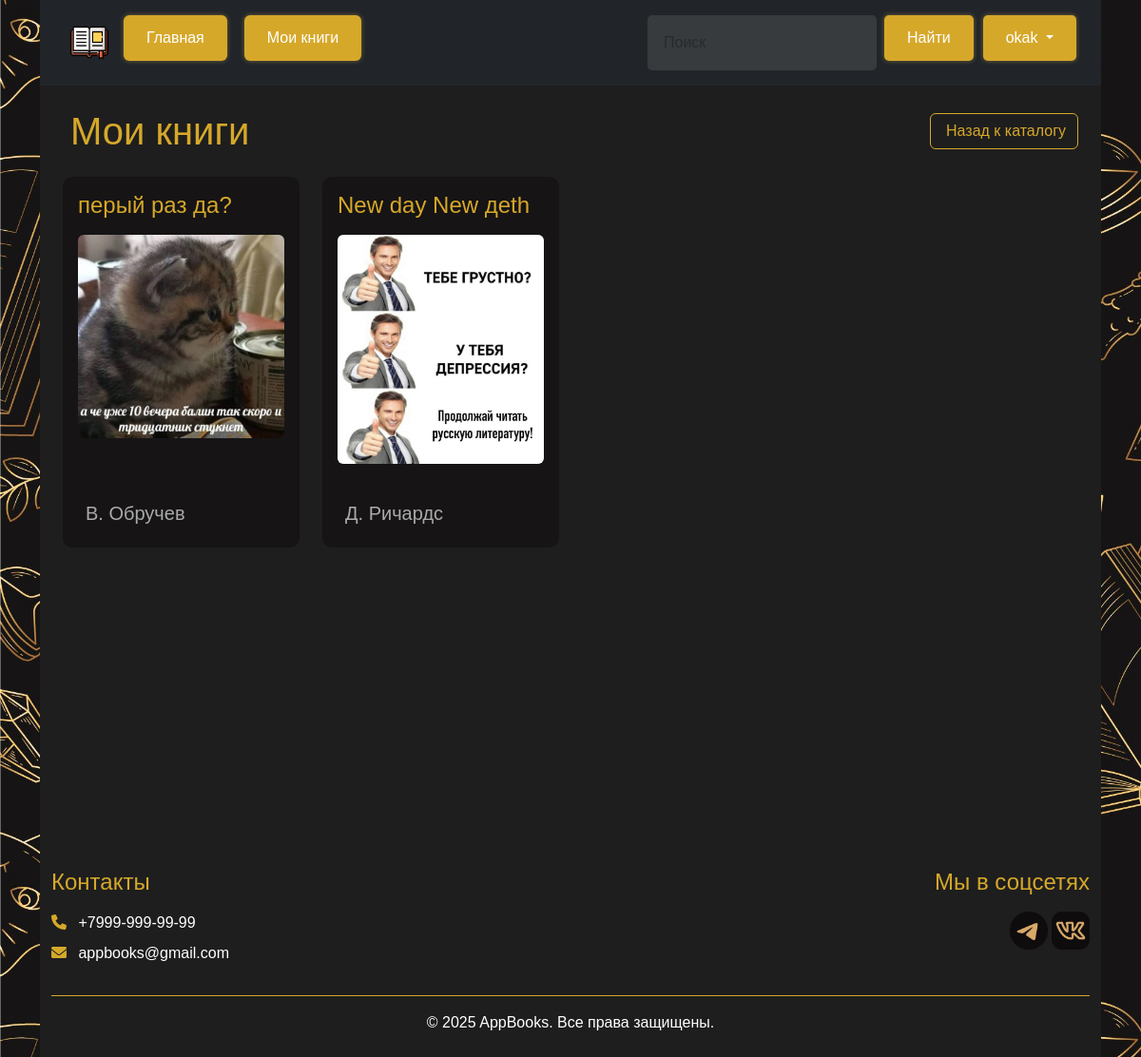
Page /Bookmarks (signed in) on the committed database.
### models.py (models this page shows, shortened)
class Authorization(db.Model):
    id = db.Column(db.Integer, primary_key = True)
    Name = db.Column(db.String(100), nullable = False)
    Password = db.Column(db.String(100), nullable = False)
    Rank = db.Column(db.String(100), nullable = False)
    email = db.Column(db.String(100), nullable=False, unique=True)  # Добавляем email
    email_confirmed = db.Column(db.Boolean, default=False)  # Подтвержден ли email
    email_confirmation_token = db.Column(db.String(100))  # Токен для подтверждения
    token_expiration = db.Column(db.DateTime)  # Срок действия токена
    pass

class Bookmark(db.Model):
    id = db.Column(db.Integer, primary_key=True)
    user_id = db.Column(db.Integer, db.ForeignKey('authorization.id'), nullable=False)
    book_id = db.Column(db.Integer, db.ForeignKey('books.id'), nullable=False)
    user = db.relationship('Authorization', backref='bookmarks')
    book = db.relationship('Books', backref='bookmarks')
    pass

class Books(db.Model):
    id = db.Column(db.Integer, primary_key = True)
    Title = db.Column(db.String(100), nullable = False)
    Cover = db.Column(db.String(100), nullable = False)
    Author = db.Column(db.String(100), nullable = False)
    About = db.Column(db.Text, nullable = False)
    File_path = db.Column(db.String(100), nullable = False)
    Cost = db.Column(db.Float, nullable = False)
    @property
    def cover_url(self):
        clean_path = self.Cover.replace('\\', '/')
        return url_for('static', filename=f'uploads/{clean_path}')

### BooksApp.py (the view)
@app.route('/Bookmarks')
@login_required
def Bookmarks():
    username = session.get('username')
    user = Authorization.query.filter_by(Name=session['username']).first()
    bookmarks = Bookmark.query.filter_by(user_id=user.id).options(    db.joinedload(Bookmark.book)    ).all()
    return render_template('Bookmarks.html', bookmarks=bookmarks,  username=username, admin=adm())

### BooksApp.py (called while the page is built)
def login_required(f):
    @wraps(f)
    def decorated(*args, **kwargs):
        if 'username' not in session:
            flash('Требуется авторизация', 'error')
            return redirect(url_for('Log_in'))
        return f(*args, **kwargs)
    return decorated

def adm():
    username=session.get('username')
    if 'username' not in session:
        return False
    user = Authorization.query.filter_by(Name=username).first()
    if user.Rank == 'Admin':
       return True
    return False

### templates/Bookmarks.html (shortened to what this page needs)
{% extends 'base.html' %}
{% block body %}
<div class="container-fluid bg-dark text-light p-4 min-vh-100">
    <div class="d-flex flex-column flex-md-row justify-content-between align-items-start align-items-md-center mb-4">
        <h1 class="text-gold mb-3 mb-md-0">
            Мои книги
        </h1>
        <div>
            <a href="/Main" class="btn btn-outline-gold">
                Назад к каталогу
            </a>
        </div>
    </div>
    <div class="row g-4">
        {% if bookmarks|length > 0 %}
            {% for bookmark in bookmarks %}
            <div class="col-md-6 col-lg-4 col-xl-3">
                <div class="card h-100 border-gold bg-darker">
                    <div class="card-body d-flex flex-column">
                        <a href="{{ url_for('book_detail', id=bookmark.book.id) }}" class="text-decoration-none">
                            <h4 class="text-gold mb-3 text-truncate">{{ bookmark.book.Title }}</h4>
                        </a>
                        <div class="text-center mb-3 flex-grow-1">
                            <img class="cover__img img-fluid rounded"
                                 src="{{bookmark.book.cover_url}}"
                                 alt="{{ bookmark.book.Title }}">
                        </div>
                        <div class="mt-auto">
                            <h5 class="text-muted">
                                {{ bookmark.book.Author }}
                            </h5>
                        </div>
                    </div>
                </div>
            </div>
            {% endfor %}
        {% endif %}
    </div>
</div>
{% endblock %}

### templates/base.html (shortened to what this page needs)
<!DOCTYPE html>
<html lang="en">
<head>
    <link href="https://cdn.jsdelivr.net/npm/bootstrap@5.3.5/dist/css/bootstrap.min.css" rel="stylesheet">
    <link rel="stylesheet" href="{{url_for('static', filename='css/main.css')}}">
    <link rel="stylesheet" href="https://cdnjs.cloudflare.com/ajax/libs/font-awesome/6.0.0/css/all.min.css">
</head>
<body>
   <div class="content-wrapper">
        <div class="container">
        <header class="p-3 text-bg-dark">
            <div class="d-flex flex-wrap align-items-center justify-content-between">
                <a href="/" class="d-flex align-items-center mb-2 mb-lg-0 text-white text-decoration-none">
                    <img class="header__img" src="{{ url_for('static', filename='image/LogoD.png') }}" alt="Logo">
                </a>
                <ul class="nav nav-pills header-nav me-lg-auto">
                    <li class="nav-item me-2"><a href="{{ url_for('Main') }}" class="nav-link link-custom">Главная</a></li>
                    {% if 'username' in session %}
                        {% if admin %}
                            <li class="nav-item"><a href="{{url_for('AddBooks')}}" class="nav-link link-custom">Добавить книгу</a></li>
                        {% else %}
                            <li class="nav-item"><a href="{{url_for('Bookmarks')}}" class="nav-link link-custom">Мои книги</a></li>
                        {% endif %}
                    {% endif %}
                </ul>
                <form class="d-flex header-search" action="{{ url_for('search_books') }}" method="get">
                    <input type="search" name="title" class="form-control form-control-dark me-2" placeholder="Поиск" required>
                    <button type="submit" class="button-custom">Найти</button>
                </form>
                <div class="header-auth">
                    {% if 'username' not in session %}
                        <a href="{{url_for('Log_in')}}" class="button-custom">Войти</a>
                        <a href="{{url_for('Registration')}}" class="button-custom">Регистрация</a>
                    {% else %}
                        <div class="dropdown" style="display: inline-block;">
                            <button class="button-custom dropdown-toggle"
                                    type="button"
                                    data-bs-toggle="dropdown"
                                    aria-expanded="false">
                                {{username}}
                            </button>
                        </div>
                    {% endif %}
                </div>
            </div>
        </header>
        {% block body %}{% endblock %}
        </div>
    </div>
  <div class="container">
    <footer class="bg-dark text-white py-4">
        <div class="container">
            <div class="row">
                 <div class="col-md-6 mb-4 mb-md-0">
                    <h4 class="mb-3" style="color: #d6a82a;">Контакты</h4>
                    <ul class="list-unstyled">
                        <li class="mb-2">
                            <i class="fas fa-phone me-2" style="color: #d6a82a;"></i>
                            +7999-999-99-99
                        </li>
                        <li class="mb-2">
                            <i class="fas fa-envelope me-2" style="color: #d6a82a;"></i>
                            appbooks@gmail.com
                        </li>
                    </ul>
                </div>
                <div class="col-md-6 text-md-end">
                    <h4 class="mb-3" style="color: var(--primary-color);">Мы в соцсетях</h4>
                        <a>
                            <img src="{{ url_for('static', filename='image/telegram_theme.png') }}" alt="Telegram" style="height: 40px;">
                        </a>
                        <a href="/">
                            <img src="{{ url_for('static', filename='image/vk_theme.png') }}" alt="VK" style="height: 40px;">
                        </a>
                </div>
            </div>
            <div class="text-center pt-3 mt-3" style="border-top: 1px solid var(--primary-color);">
                <p class="mb-0">© 2025 AppBooks. Все права защищены.</p>
            </div>
        </div>
    </footer>
</body>
</html>

### static/css/main.css (style rules this page uses)
:root { --primary-color: #d6a82a; --primary-hover: #e6b824; --text-color: white; --shadow: 0 0 5px rgba(195, 167, 77, 0.5); --shadow-hover: 0 0 15px rgba(195, 167, 77, 0.8); --success-color: #0f9b22; --success-hover: #2ad641; --error-color: #ffca2c; --error-bg: rgba(255, 202, 44, 0.1); --dark-bg: #1e1e1e; --darker-bg: #161415; --gold-gradient: linear-gradient(135deg, var(--primary-color) 0%, var(--primary-hover) 100%); }
body { margin: 0; padding: 0; min-height: 100vh; font-family: 'Arial', sans-serif; display: flex; flex-direction: column; background: url(/static/image/background.jpg) center/cover no-repeat fixed, rgb(255, 255, 255); }
.header__img { height: 48px; transition: transform 0.3s ease; }
.card { border: none; border-radius: 10px; overflow: hidden; background-color: var(--dark-bg); color: var(--text-color); transition: all 0.3s ease; margin-bottom: 1.5rem; }
.text-gold { color: var(--primary-color); }
.border-gold { border-color: var(--primary-color) !important; }
.bg-dark { background-color: var(--dark-bg) !important; }
.bg-darker { background-color: var(--darker-bg) !important; }
.text-muted { color: #aaa !important; }
.button-custom, .link-custom, .btn-gold, .btn-primary { display: inline-flex; align-items: center; justify-content: center; gap: 0.5rem; padding: 0.75rem 1.5rem; border-radius: 5px; font-size: 1rem; font-weight: 500; cursor: pointer; transition: all 0.3s ease; text-decoration: none; border: none; background-color: var(--primary-color); color: var(--text-color); box-shadow: var(--shadow); }
.btn-outline-gold { background-color: transparent; border: 1px solid var(--primary-color); color: var(--primary-color); }
.form-control { width: 100%; padding: 0.75rem 1rem; border-radius: 5px; transition: all 0.3s ease; background-color: rgba(255, 255, 255, 0.1); border: 1px solid rgba(255, 255, 255, 0.2); color: var(--text-color); }
.cover__img, .cover-img-lg { width: auto; max-width: 100%; border-radius: 5px; transition: transform 0.3s ease; object-fit: contain; }
.cover__img { max-height: 250px; }

### templates/base.html (style rules this page uses)
:root { --primary-color: #d6a82a; --primary-hover: #e6b824; --text-color: white; --shadow: 0 0 5px rgba(195, 167, 77, 0.5); --shadow-hover: 0 0 15px rgba(195, 167, 77, 0.8); }
html, body { height: 100%; margin: 0; }
body { display: flex; flex-direction: column; min-height: 100vh; font-family: 'Arial', sans-serif; }
.content-wrapper { flex: 1; }
footer { flex-shrink: 0; width: 100%; }
body { font-family: 'Arial', sans-serif; }
.header__img { height: 40px; width: auto; }
.button-custom, .link-custom, .dropdown-toggle { background-color: var(--primary-color); color: var(--text-color); padding: 12px 24px; text-align: center; text-decoration: none; border-radius: 5px; font-size: 16px; cursor: pointer; transition: all 0.3s ease; box-shadow: var(--shadow); border: none; display: inline-block; margin: 0 10px 10px 0; }
.form-control-dark { background-color: rgba(255, 255, 255, 0.1); border-color: rgba(255, 255, 255, 0.1); color: white; }

### rows in the picture
Authorization: Name "okak"
Bookmark: book.Title "перый раз да?", book.cover_url (picture), book.Author "В. Обручев"
Bookmark: book.Title "New day New дeth", book.cover_url (picture), book.Author "Д. Ричардс"
